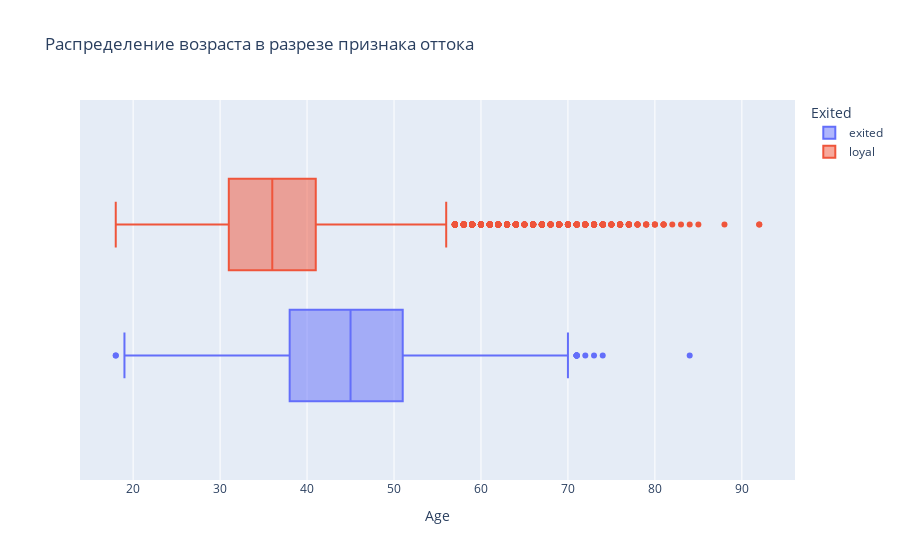

The cell this chart's notebook holds for it:
### Markdown cell above
У текущих клиентов много пустых счетов. Возможно в ближайшее время  владельцы закроют счета. У ушедших клиентов медианное значение выше, чем у текущих. Максимальное значение тоже выше. Вероятно банк изменил процентную ставку, что повлекло отток клиентов в другой банк для получения более выгодных условий.

### Code cell
fig_4 = px.box(
    data_frame=churn_df_copy,x = 'Age', color ='Exited',title = 'Распределение возраста в разрезе признака оттока')
fig_4.show()

### Figure 1 — Plotly figure (JSON) as saved in the notebook; plotly's stock layout.template omitted (floating-point values rounded to 4 significant figures; data arrays with more than 128 entries replaced by an {"elided": "..."} marker saying what was removed)
{"data": [{"alignmentgroup": "True", "hovertemplate": "Exited=exited<br>Age=%{x}<extra></extra>", "legendgroup": "exited", "marker": {"color": "#636efa"}, "name": "exited", "notched": false, "offsetgroup": "exited", "orientation": "h", "showlegend": true, "type": "box", "x": {"elided": "2037 int values"}, "x0": " ", "xaxis": "x", "y0": " ", "yaxis": "y"}, {"alignmentgroup": "True", "hovertemplate": "Exited=loyal<br>Age=%{x}<extra></extra>", "legendgroup": "loyal", "marker": {"color": "#EF553B"}, "name": "loyal", "notched": false, "offsetgroup": "loyal", "orientation": "h", "showlegend": true, "type": "box", "x": {"elided": "7963 int values"}, "x0": " ", "xaxis": "x", "y0": " ", "yaxis": "y"}], "layout": {"boxmode": "group", "legend": {"title": {"text": "Exited"}, "tracegroupgap": 0}, "title": {"text": "Распределение возраста в разрезе признака оттока"}, "xaxis": {"anchor": "y", "domain": [0, 1], "title": {"text": "Age"}}, "yaxis": {"anchor": "x", "domain": [0, 1]}}}
